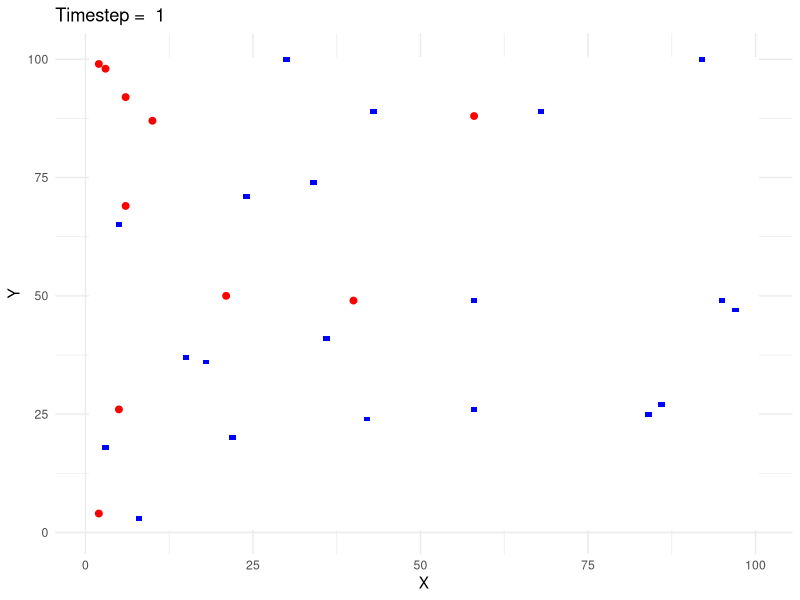

Reproduce this figure in R.
# ---
# Turbinen-Parameter

# region + n hindernisse
# n turbinen

# ---
set.seed(42)

library(ggplot2)

# Dimension ----
timesteps <- 10
x_dim <- 100
y_dim <- 100

# Region + hindernisse ----
region <- array(0, dim = c(x_dim, y_dim, timesteps))
dim(region)

# Hindernisse in Region
n_hinder_1 <- 20
random_x <- sample(1:x_dim, n_hinder_1, replace = 1)  # Random x-coordinates
random_y <- sample(1:y_dim, n_hinder_1, replace = 1)  # Random y-coordinates

# For each random coordinate, set TRUE across all timesteps
for (i in 1:n_hinder_1) {
  region[random_x[i], random_y[i], ] <- 1
}

## Turbinen-Parameter ----
turb_neu_max <- 10   # Max Turbinen, die pro Zeitschritt gebaut werden können
turb_neu_perc <- 0.5  # Neubau-Prozentsatz abhängig von existierenden Turbinen

# Initiale State Turbinen ----
turbine <- array(FALSE, dim = c(x_dim, y_dim, timesteps))  # Kopiere die Region

n_turb_1 <- 10
random_x <- sample(1:x_dim, n_turb_1, replace = TRUE)  # Random x-coordinates
random_y <- sample(1:y_dim, n_turb_1, replace = TRUE)  # Random y-coordinates

# For each random coordinate, set TRUE across all timesteps
for (i in 1:n_turb_1) {
  turbine[random_x[i], random_y[i], ] <- TRUE 
  }



# plot region + tubr t=1 ----
region_layer <- region[,,1]
turbine_layer <- turbine[,,1]
# Combine into a data frame
x_dim <- dim(region_layer)[1]
y_dim <- dim(region_layer)[2]

# Create a data frame with coordinates and values
df <- data.frame(
  x = rep(1:x_dim, each = y_dim),
  y = rep(1:y_dim, times = x_dim),
  region = as.vector(region_layer),
  turbine = as.vector(turbine_layer)
)

# plot
p <- ggplot(df, aes(x = x, y = y)) +
  geom_tile(aes(fill = region), show.legend = FALSE) +
  scale_fill_gradient(low = "white", high = "blue", name = "Region") +
  geom_point(data = subset(df, turbine == TRUE), aes(x = x, y = y), color = "red", size = 2) +
  #geom_point(data = subset(df, region == TRUE), aes(x = x, y = y), color = "blue", size = 2) +
  labs(title = paste("Timestep = ", 1), x = "X", y = "Y") +
  theme_minimal()
print(p)

